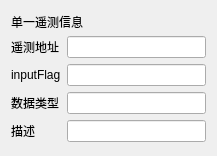
<?xml version="1.0" encoding="UTF-8"?>
<ui version="4.0">
 <class>Client_Telemetry_Info_Form</class>
 <widget class="QDialog" name="Client_Telemetry_Info_Form">
  <property name="geometry">
   <rect>
    <x>0</x>
    <y>0</y>
    <width>217</width>
    <height>156</height>
   </rect>
  </property>
  <property name="maximumSize">
   <size>
    <width>16777215</width>
    <height>156</height>
   </size>
  </property>
  <property name="windowTitle">
   <string>Dialog</string>
  </property>
  <layout class="QGridLayout" name="gridLayout">
   <item row="0" column="0">
    <layout class="QVBoxLayout" name="verticalLayout_3">
     <item>
      <widget class="QLabel" name="label_telemetry">
       <property name="maximumSize">
        <size>
         <width>16777215</width>
         <height>16</height>
        </size>
       </property>
       <property name="text">
        <string>单一遥测信息</string>
       </property>
      </widget>
     </item>
     <item>
      <layout class="QHBoxLayout" name="horizontalLayout">
       <item>
        <layout class="QVBoxLayout" name="verticalLayout_2">
         <item>
          <widget class="QLabel" name="lab_addr">
           <property name="text">
            <string>遥测地址</string>
           </property>
          </widget>
         </item>
         <item>
          <widget class="QLabel" name="lab_inputFlag">
           <property name="text">
            <string>inputFlag</string>
           </property>
          </widget>
         </item>
         <item>
          <widget class="QLabel" name="lab_dataType">
           <property name="text">
            <string>数据类型</string>
           </property>
          </widget>
         </item>
         <item>
          <widget class="QLabel" name="lab_describe">
           <property name="text">
            <string>描述</string>
           </property>
          </widget>
         </item>
        </layout>
       </item>
       <item>
        <layout class="QVBoxLayout" name="verticalLayout">
         <item>
          <widget class="QLineEdit" name="lineEdit_addr"/>
         </item>
         <item>
          <widget class="QLineEdit" name="lineEdit_inputFlag"/>
         </item>
         <item>
          <widget class="QLineEdit" name="lineEdit_dataType"/>
         </item>
         <item>
          <widget class="QLineEdit" name="lineEdit_describe"/>
         </item>
        </layout>
       </item>
      </layout>
     </item>
    </layout>
   </item>
  </layout>
 </widget>
 <resources/>
 <connections/>
</ui>
